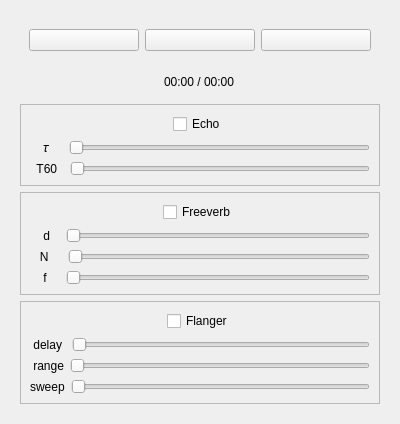
<?xml version="1.0" encoding="UTF-8"?>
<ui version="4.0">
 <class>Form</class>
 <widget class="QWidget" name="Form">
  <property name="geometry">
   <rect>
    <x>0</x>
    <y>0</y>
    <width>400</width>
    <height>344</height>
   </rect>
  </property>
  <property name="windowTitle">
   <string>Form</string>
  </property>
  <layout class="QHBoxLayout" name="horizontalLayout">
   <item alignment="Qt::AlignVCenter">
    <widget class="QFrame" name="Full_Frame">
     <layout class="QVBoxLayout" name="verticalLayout_2">
      <item alignment="Qt::AlignVCenter">
       <widget class="QFrame" name="Button_Frame">
        <layout class="QHBoxLayout" name="horizontalLayout_3">
         <item>
          <widget class="QPushButton" name="Pause_Button">
           <property name="text">
            <string/>
           </property>
          </widget>
         </item>
         <item>
          <widget class="QPushButton" name="Stop_Button">
           <property name="text">
            <string/>
           </property>
          </widget>
         </item>
         <item>
          <widget class="QPushButton" name="Play_Button">
           <property name="text">
            <string/>
           </property>
          </widget>
         </item>
        </layout>
       </widget>
      </item>
      <item alignment="Qt::AlignHCenter|Qt::AlignTop">
       <widget class="QFrame" name="Label_Frame">
        <layout class="QVBoxLayout" name="verticalLayout">
         <item>
          <widget class="QLabel" name="Time_Label">
           <property name="text">
            <string>00:00 / 00:00</string>
           </property>
          </widget>
         </item>
        </layout>
       </widget>
      </item>
      <item>
       <widget class="QFrame" name="echo_frame">
        <property name="frameShape">
         <enum>QFrame::StyledPanel</enum>
        </property>
        <layout class="QVBoxLayout" name="echo_layout">
         <item alignment="Qt::AlignHCenter">
          <widget class="QCheckBox" name="echo_check">
           <property name="text">
            <string>Echo</string>
           </property>
          </widget>
         </item>
         <item>
          <layout class="QHBoxLayout" name="tau_layout">
           <item alignment="Qt::AlignHCenter">
            <widget class="QLabel" name="tau_label">
             <property name="text">
              <string>    𝜏    </string>
             </property>
            </widget>
           </item>
           <item>
            <widget class="QSlider" name="tau_slider">
             <property name="minimum">
              <number>50</number>
             </property>
             <property name="maximum">
              <number>130</number>
             </property>
             <property name="orientation">
              <enum>Qt::Horizontal</enum>
             </property>
            </widget>
           </item>
          </layout>
         </item>
         <item>
          <layout class="QHBoxLayout" name="t60_layout">
           <item alignment="Qt::AlignHCenter">
            <widget class="QLabel" name="t60_label">
             <property name="text">
              <string>  T60  </string>
             </property>
            </widget>
           </item>
           <item>
            <widget class="QSlider" name="t60_slider">
             <property name="minimum">
              <number>1</number>
             </property>
             <property name="maximum">
              <number>4</number>
             </property>
             <property name="orientation">
              <enum>Qt::Horizontal</enum>
             </property>
            </widget>
           </item>
          </layout>
         </item>
        </layout>
       </widget>
      </item>
      <item>
       <widget class="QFrame" name="freeverb_frame">
        <property name="frameShape">
         <enum>QFrame::StyledPanel</enum>
        </property>
        <layout class="QVBoxLayout" name="freeverb_layout">
         <item alignment="Qt::AlignHCenter">
          <widget class="QCheckBox" name="freeverb_check">
           <property name="text">
            <string>Freeverb</string>
           </property>
          </widget>
         </item>
         <item>
          <layout class="QHBoxLayout" name="d_layout">
           <item>
            <widget class="QLabel" name="d_label">
             <property name="text">
              <string>    d   </string>
             </property>
            </widget>
           </item>
           <item>
            <widget class="QSlider" name="d_slider">
             <property name="minimum">
              <number>5</number>
             </property>
             <property name="maximum">
              <number>50</number>
             </property>
             <property name="orientation">
              <enum>Qt::Horizontal</enum>
             </property>
            </widget>
           </item>
          </layout>
         </item>
         <item>
          <layout class="QHBoxLayout" name="N_layout">
           <item>
            <widget class="QLabel" name="N_label">
             <property name="text">
              <string>   N    </string>
             </property>
            </widget>
           </item>
           <item>
            <widget class="QSlider" name="N_slider">
             <property name="minimum">
              <number>1000</number>
             </property>
             <property name="maximum">
              <number>3000</number>
             </property>
             <property name="orientation">
              <enum>Qt::Horizontal</enum>
             </property>
            </widget>
           </item>
          </layout>
         </item>
         <item>
          <layout class="QHBoxLayout" name="f_layout">
           <item>
            <widget class="QLabel" name="f_label">
             <property name="text">
              <string>    f    </string>
             </property>
            </widget>
           </item>
           <item>
            <widget class="QSlider" name="f_slider">
             <property name="minimum">
              <number>50</number>
             </property>
             <property name="orientation">
              <enum>Qt::Horizontal</enum>
             </property>
            </widget>
           </item>
          </layout>
         </item>
        </layout>
       </widget>
      </item>
      <item>
       <widget class="QFrame" name="flanger_frame">
        <property name="frameShape">
         <enum>QFrame::StyledPanel</enum>
        </property>
        <layout class="QVBoxLayout" name="verticalLayout_3">
         <item alignment="Qt::AlignHCenter">
          <widget class="QCheckBox" name="flanger_check">
           <property name="text">
            <string>Flanger</string>
           </property>
          </widget>
         </item>
         <item>
          <layout class="QHBoxLayout" name="delay_layout">
           <item>
            <widget class="QLabel" name="delay_label">
             <property name="text">
              <string> delay </string>
             </property>
            </widget>
           </item>
           <item>
            <widget class="QSlider" name="delay_slider">
             <property name="minimum">
              <number>1</number>
             </property>
             <property name="maximum">
              <number>10</number>
             </property>
             <property name="orientation">
              <enum>Qt::Horizontal</enum>
             </property>
            </widget>
           </item>
          </layout>
         </item>
         <item>
          <layout class="QHBoxLayout" name="range_layout">
           <item>
            <widget class="QLabel" name="range_label">
             <property name="text">
              <string> range</string>
             </property>
            </widget>
           </item>
           <item>
            <widget class="QSlider" name="range_slider">
             <property name="minimum">
              <number>1</number>
             </property>
             <property name="maximum">
              <number>100</number>
             </property>
             <property name="orientation">
              <enum>Qt::Horizontal</enum>
             </property>
            </widget>
           </item>
          </layout>
         </item>
         <item>
          <layout class="QHBoxLayout" name="sweep_layout">
           <item>
            <widget class="QLabel" name="sweep_label">
             <property name="text">
              <string>sweep</string>
             </property>
            </widget>
           </item>
           <item>
            <widget class="QSlider" name="sweep_slider">
             <property name="minimum">
              <number>1</number>
             </property>
             <property name="maximum">
              <number>100</number>
             </property>
             <property name="orientation">
              <enum>Qt::Horizontal</enum>
             </property>
            </widget>
           </item>
          </layout>
         </item>
        </layout>
       </widget>
      </item>
     </layout>
    </widget>
   </item>
  </layout>
 </widget>
 <resources/>
 <connections/>
</ui>
